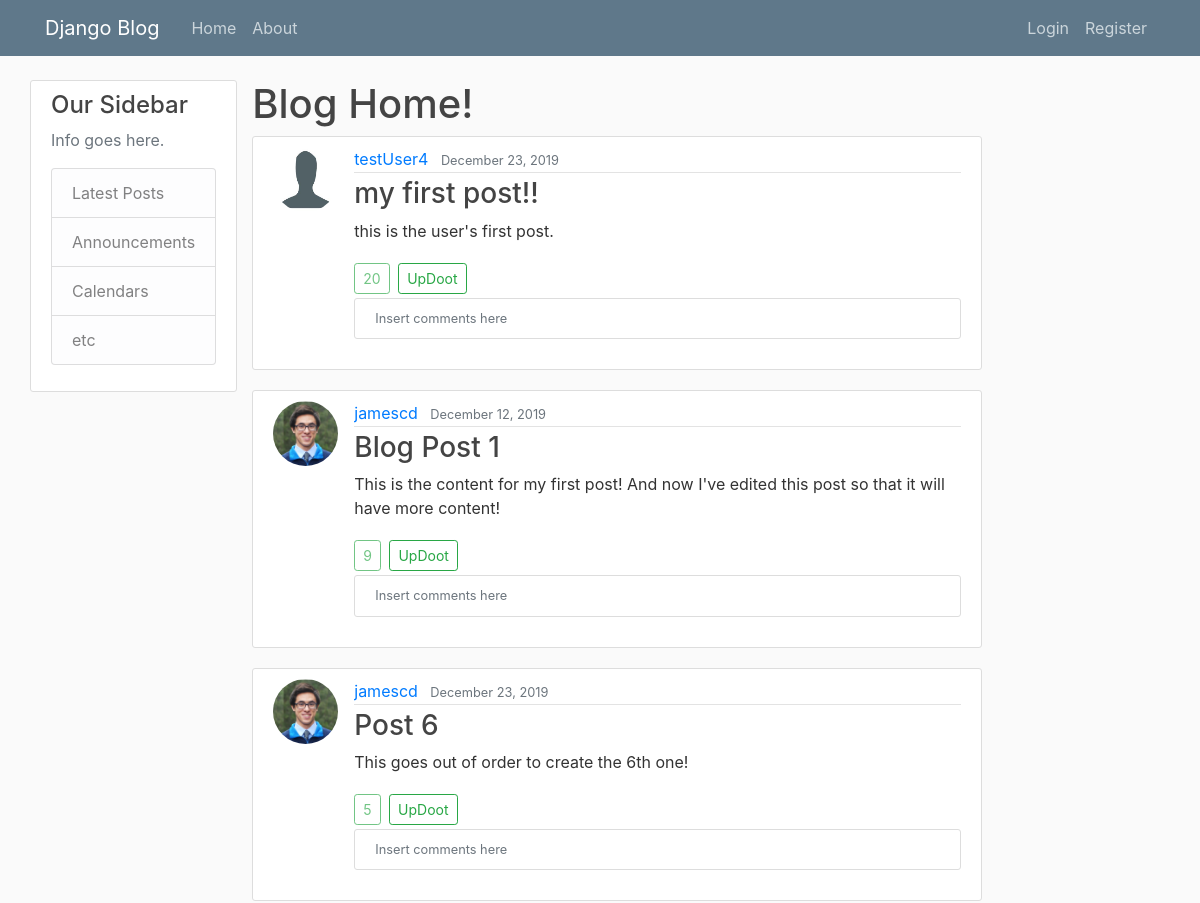
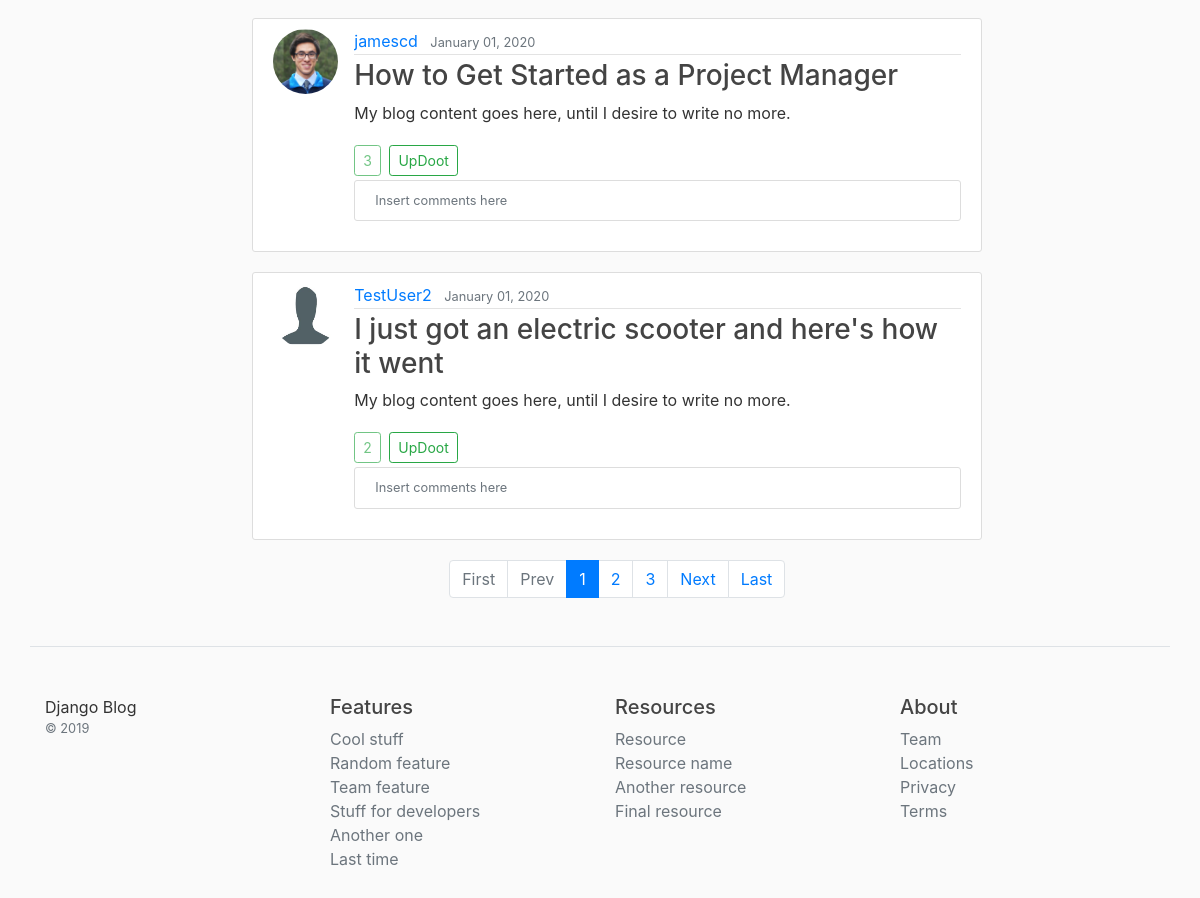
Before: / with the older database file (2 pictures, top to bottom).
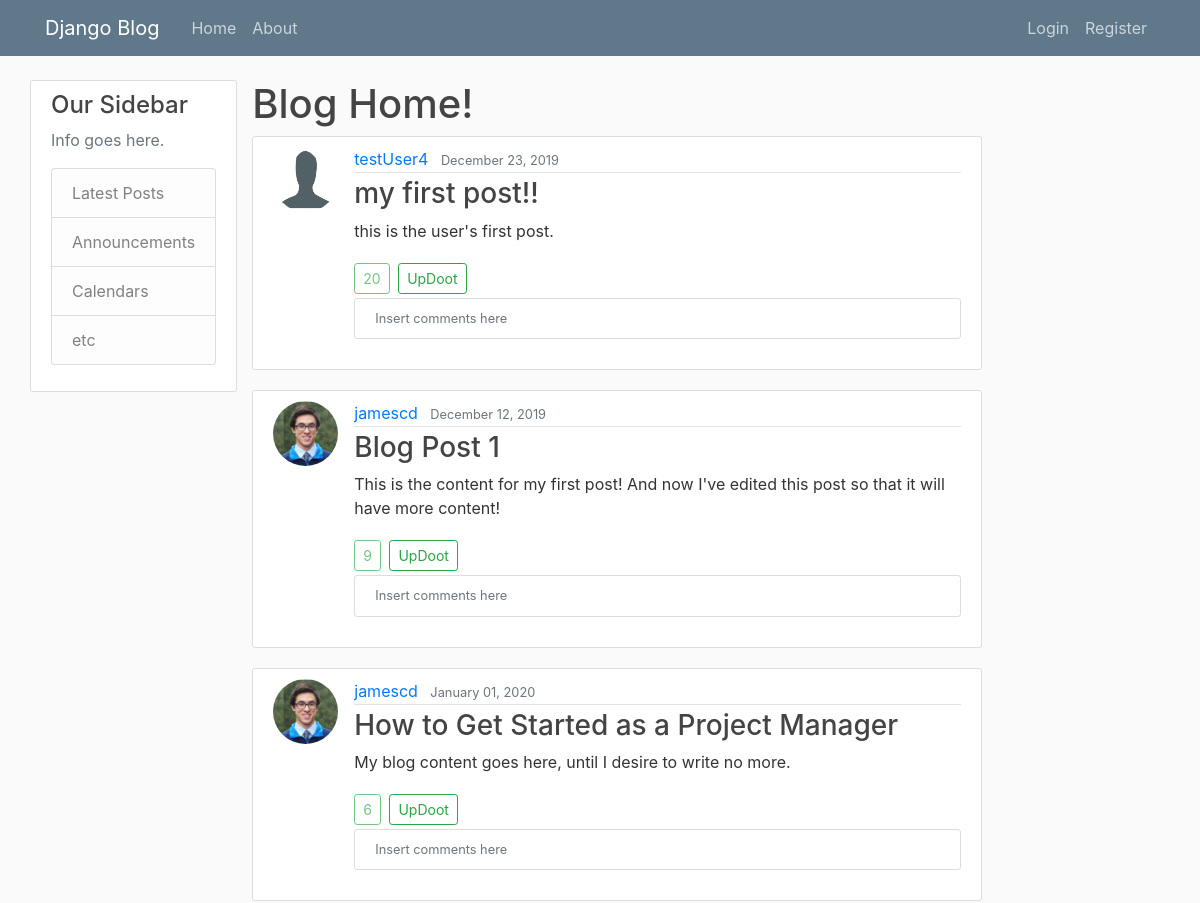
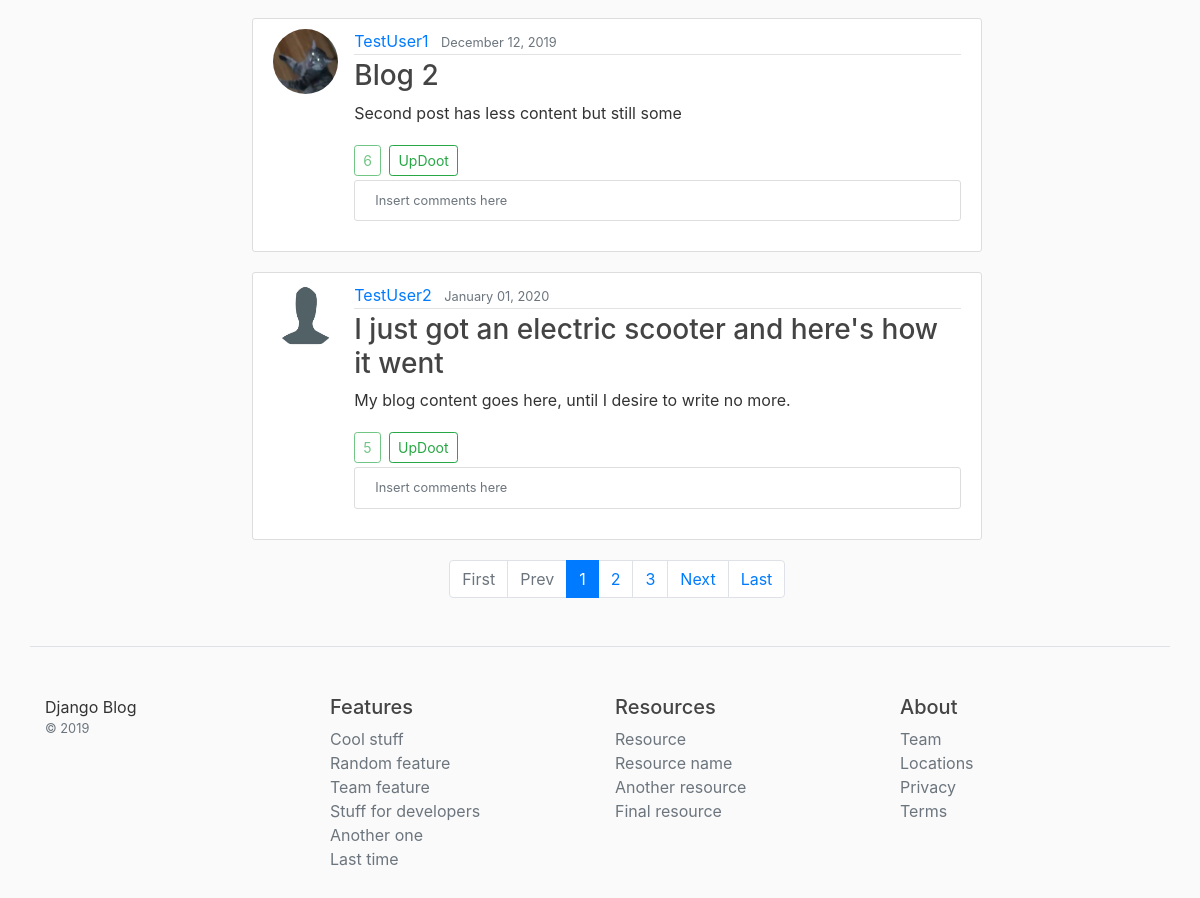
After: the same page with the newer database file (2 pictures, top to bottom).
### blog/models.py (models this page shows, shortened)
class Post(models.Model):
	title = models.CharField(max_length=100)
	content = models.TextField()
	date_posted = models.DateTimeField(default=timezone.now)
	author = models.ForeignKey(User, on_delete=models.CASCADE)
	updoots = models.SmallIntegerField(default=0)

### users/models.py (models this page shows, shortened)
class Profile(models.Model):
	user = models.OneToOneField(User, on_delete=models.CASCADE)
	image = models.ImageField(default='default.jpeg', upload_to='profile-pics')
	bio = models.TextField()

### blog/views.py (the view)
# urls.py: path('', PostListView.as_view(), name='blog-home'),
class PostListView(ListView):
	model = Post
	template_name = 'blog/home.html' # <app>/<model>_<viewtype>.html
	context_object_name = 'posts'
	ordering = ['-updoots', '-date_posted'] #'-' indicates newest to oldest
	paginate_by = 5

### blog/templates/blog/home.html (shortened to what this page needs)
{% extends "blog/base.html" %}
{% block content %}
	<h1>Blog Home!</h1>
	{% for post in posts %}
		<article class="media content-section">
			<img class="rounded-circle article-img" src="{{ post.author.profile.image.url }}">
			<div class="media-body">
				<div class="article-metadata">
					<a class="mr-2" href="#">{{ post.author }}</a>
					<small class="text-muted">{{ post.date_posted|date:"F d, Y" }}</small>
				</div>
				<h3><a class="article-title" href="{% url 'post-detail' post.id %}">{{ post.title }}</a></h3>
				<p class="article-content">{{ post.content }}</p>
				<a class="btn btn-outline-success btn-sm disabled mr-1">{{ post.updoots }}</a>
				<a class="btn btn-outline-success btn-sm mt-1 mb-1" href="{% url 'post-updoot' post.id 'home' %}">UpDoot</a>
				<div class="media content-section">
					<small class="text-muted">Insert comments here</small>
				</div>
			</div>
		</article>
	{% endfor %}
	{% if is_paginated %}
		<nav class="row justify-content-center" aria-label="Blog post pages">
			<ul class="pagination">
				{% if page_obj.has_previous %}
					<li class="page-item"><a class="page-link" href="?page=1">First</a></li>
					<li class="page-item"><a class="page-link" href="?page={{ page_obj.previous_page_number }}">Prev</a></li>
				{% else %}
					<li class="page-item disabled"><a class="page-link" href="">First</a></li>
					<li class="page-item disabled"><a class="page-link" href="">Prev</a></li>
				{% endif %}
				{% for num in page_obj.paginator.page_range %}
					{% if page_obj.number == num %}
						<li class="page-item active"><a class="page-link" href="?page={{ num }}">{{ num }}</a></li>
					{% elif num > page_obj.number|add:'-3' and num < page_obj.number|add:'3' %}
						<li class="page-item"><a class="page-link" href="?page={{ num }}">{{ num }}</a></li>
					{% endif %}
				{% endfor %}
				{% if page_obj.has_next %}
					<li class="page-item"><a class="page-link" href="?page={{ page_obj.next_page_number }}">Next</a></li>
					<li class="page-item"><a class="page-link" href="?page={{ page_obj.paginator.num_pages }}">Last</a></li>
				{% else %}
					<li class="page-item disabled"><a class="page-link" href="">Next</a></li>
					<li class="page-item disabled"><a class="page-link" href="">Last</a></li>
				{% endif %}
			</ul>
		</nav>
	{% endif %}
{% endblock content %}

### blog/templates/blog/base.html (shortened to what this page needs)
{% load static %}
<!DOCTYPE html>
<html lang="en">
<head>
	<link rel="stylesheet" href="https://stackpath.bootstrapcdn.com/bootstrap/4.4.1/css/bootstrap.min.css">
	<link rel="stylesheet" type="text/css" href="{% static 'blog/main.css' %}">
</head>
<body>
	<header class="site-header">
		<nav class="navbar navbar-expand-md navbar-dark bg-steel fixed-top">
			<div class="container">
				<a class="navbar-brand mr-4" href="{% url 'blog-home' %}">Django Blog</a>
				<div class="collapse navbar-collapse" id="navbarToggle">
					<div class="navbar-nav mr-auto">
						<a class="nav-item nav-link" href="{% url 'blog-home' %}">Home</a>
						<a class="nav-item nav-link" href="{% url 'blog-about' %}">About</a>
					</div>
					<div class="navbar-nav">
						{% if user.is_authenticated %}
							<a class="nav-item nav-link" href="{% url 'post-create' %}">New Post</a>
							<a class="nav-item nav-link" href="{% url 'profile' %}">{{ user.username }}</a>
							<a class="nav-item nav-link" href="{% url 'logout' %}">Logout</a>
						{% else %}
							<a class="nav-item nav-link" href="{% url 'login' %}">Login</a>
							<a class="nav-item nav-link" href="{% url 'register' %}">Register</a>
						{% endif %}
					</div>
				</div>
			</div>
		</nav>
	</header>
	<main role="main" class="container">
		<div class="row">
			<div class="col-md-2.5">
				<div class="content-section">
					<h4>Our Sidebar</h4>
					<p class='text-muted'>Info goes here.
						<ul class="list-group">
							<li class="list-group-item list-group-item-light">Latest Posts</li>
							<li class="list-group-item list-group-item-light">Announcements</li>
							<li class="list-group-item list-group-item-light">Calendars</li>
							<li class="list-group-item list-group-item-light">etc</li>
						</ul>
					</p>
				</div>
			</div>
			<div class="col-md-8">
				{% block content %}{% endblock %}
			</div>
		</div>
	</main>
	<footer class="container pt-4 my-md-5 pt-md-5 border-top">
        <div class="row">
          <div class="col-12 col-md">
			Django Blog
            <small class="d-block mb-3 text-muted">&copy; 2019</small>
          </div>
          <div class="col-6 col-md">
            <h5>Features</h5>
            <ul class="list-unstyled text-small">
              <li><a class="text-muted" href="#">Cool stuff</a></li>
              <li><a class="text-muted" href="#">Random feature</a></li>
              <li><a class="text-muted" href="#">Team feature</a></li>
              <li><a class="text-muted" href="#">Stuff for developers</a></li>
              <li><a class="text-muted" href="#">Another one</a></li>
              <li><a class="text-muted" href="#">Last time</a></li>
            </ul>
          </div>
          <div class="col-6 col-md">
            <h5>Resources</h5>
            <ul class="list-unstyled text-small">
              <li><a class="text-muted" href="#">Resource</a></li>
              <li><a class="text-muted" href="#">Resource name</a></li>
              <li><a class="text-muted" href="#">Another resource</a></li>
              <li><a class="text-muted" href="#">Final resource</a></li>
            </ul>
          </div>
          <div class="col-6 col-md">
            <h5>About</h5>
            <ul class="list-unstyled text-small">
              <li><a class="text-muted" href="#">Team</a></li>
              <li><a class="text-muted" href="#">Locations</a></li>
              <li><a class="text-muted" href="#">Privacy</a></li>
              <li><a class="text-muted" href="#">Terms</a></li>
            </ul>
          </div>
        </div>
      </footer>
</body>
</html>

### blog/static/blog/main.css (style rules this page uses)
body { background: #fafafa; color: #333333; margin-top: 5rem; }
h1, h2, h3, h4, h5, h6 { color: #444444; }
ul { margin: 0; }
.bg-steel { background-color: #5f788a; }
.site-header .navbar-nav .nav-link { color: #cbd5db; }
.content-section { background: #ffffff; padding: 10px 20px; border: 1px solid #dddddd; border-radius: 3px; margin-bottom: 20px; }
.article-title { color: #444444; }
.article-content { white-space: pre-line; }
.article-img { height: 65px; width: 65px; margin-right: 16px; }
.article-metadata { padding-bottom: 1px; margin-bottom: 4px; border-bottom: 1px solid #e3e3e3 }

Changed rows visible on the page:
no longer on this page (row unchanged): Post: author.profile.image (picture), author "jamescd", date_posted "December 23, 2019", title "Post 6", content "This goes out of order to create the 6th one!", updoots "5"
changed Post "How to Get Started as a Project Manager": updoots "3" → "6"
now on this page (row edited): Post: author.profile.image (picture), author "TestUser1", date_posted "December 12, 2019", title "Blog 2", content "Second post has less content but still some", updoots "6"
changed Post "I just got an electric scooter and here's how it went": updoots "2" → "5"
